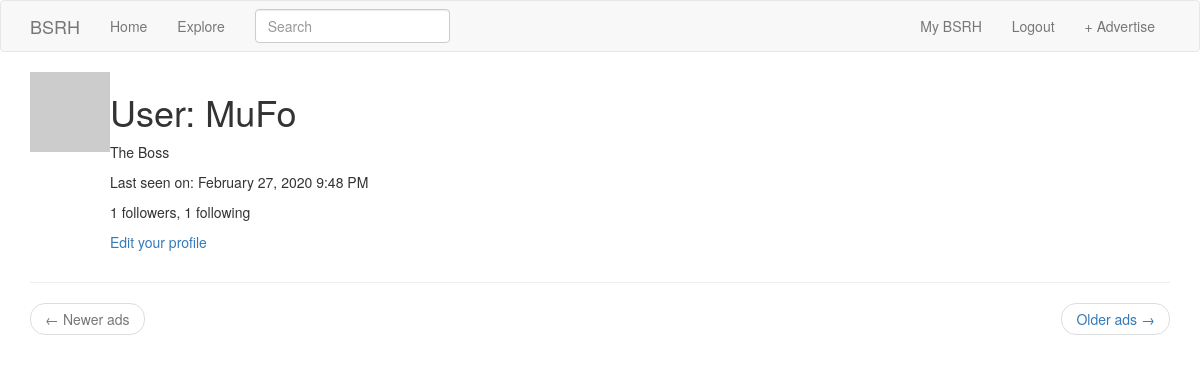
The app's page /user/MuFo (signed in), older data.
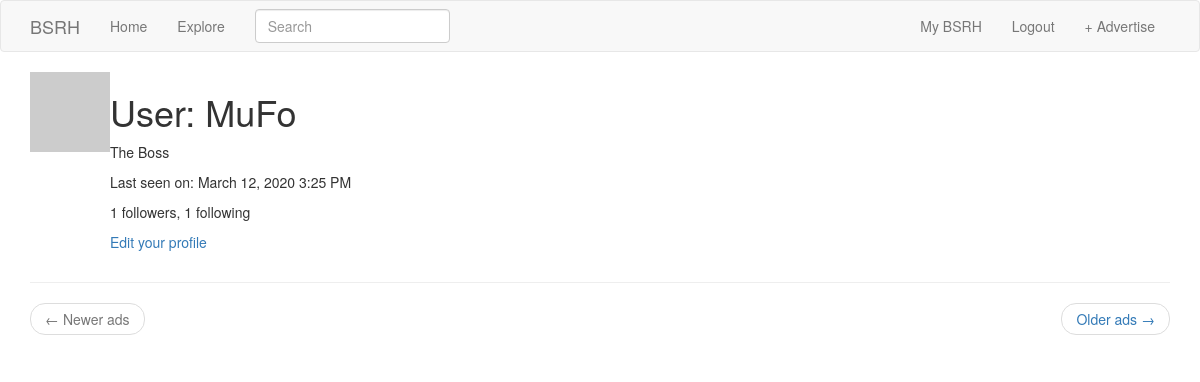
The same page, newer data.
### app/models.py (models this page shows, shortened)
class User(UserMixin, db.Model):
    id = db.Column(db.Integer, primary_key=True)
    username = db.Column(db.String(64), index=True, unique=True)
    email = db.Column(db.String(120), index=True, unique=True)
    password_hash = db.Column(db.String(128))
    ads = db.relationship('Ad', backref='author', lazy='dynamic')
    about_me = db.Column(db.String(140))
    last_seen = db.Column(db.DateTime, default=datetime.utcnow)
    followed = db.relationship(
        'User', secondary=followers,
        primaryjoin=(followers.c.follower_id == id),
        secondaryjoin=(followers.c.followed_id == id),
        backref=db.backref('followers', lazy='dynamic'), lazy='dynamic')
    def avatar(self, size):
        digest = md5(self.email.lower().encode('utf-8')).hexdigest()
        return 'https://www.gravatar.com/avatar/{}?d=identicon&s={}'.format(digest, size)

### app/main/routes.py (the view)
@bp.route('/user/<username>')
@login_required
def user(username):
    user = User.query.filter_by(username=username).first_or_404()
    page = request.args.get('page', 1, type=int)
    ads = user.ads.order_by(Ad.timestamp.desc()).paginate(page, current_app.config['ADS_PER_PAGE'], False)
    next_url = url_for('main.user', username=user.username, page=ads.next_num) \
        if ads.has_next else None
    prev_url = url_for('main.user', username=user.username, page=ads.prev_num) \
        if ads.has_prev else None
    return render_template('user.html', user=user, ads=ads.items,
                           next_url=next_url, prev_url=prev_url)

### app/main/forms.py
class SearchForm(FlaskForm):
    q = StringField(_l('Search'), validators=[DataRequired()])
    def __init__(self, *args, **kwargs):
        if 'formdata' not in kwargs:
            kwargs['formdata'] = request.args
        if 'csrf_enabled' not in kwargs:
            kwargs['csrf_enabled'] = False
        super(SearchForm, self).__init__(*args, **kwargs)

### app/main/routes.py (called while the page is built)
@bp.before_request
def before_request():
    if current_user.is_authenticated:
        current_user.last_seen = datetime.utcnow()
    g.locale = str(get_locale())

@bp.before_app_request
def before_request():
    if current_user.is_authenticated:
        current_user.last_seen = datetime.utcnow()
        db.session.commit()
        g.search_form = SearchForm()
    g.locale = str(get_locale())

### app/models.py (called while the page is built)
@login.user_loader
def load_user(id):
    return User.query.get(int(id))

    @classmethod
    def before_commit(cls, session):
        session._changes = {
            'add': list(session.new),
            'update': list(session.dirty),
            'delete': list(session.deleted)
        }

    @classmethod
    def after_commit(cls, session):
        for obj in session._changes['add']:
            if isinstance(obj, SearchableMixin):
                add_to_index(obj.__tablename__, obj)
        for obj in session._changes['update']:
            if isinstance(obj, SearchableMixin):
                add_to_index(obj.__tablename__, obj)
        for obj in session._changes['delete']:
            if isinstance(obj, SearchableMixin):
                remove_from_index(obj.__tablename__, obj)
        session._changes = None

### app/templates/user.html
{% extends "base.html" %}
{% block app_content %}
    <table>
        <tr valign="top">
            <td><img src="{{ user.avatar(128) }}"></td>
            <td>
                <h1>{{ _('User') }}: {{ user.username }}</h1>
                {% if user.about_me %}
                    <p>
                        {{ user.about_me }}
                    </p>
                {% endif %}
                {% if user.last_seen %}
                    <p>{{ _('Last seen on') }}: {{ moment(user.last_seen).format('LLL') }}</p>
                {% endif %}
                <p>
                    {{ _('%(count)d followers', count=user.followers.count()) }},
                    {{ _('%(count)d following', count=user.followed.count()) }}
                </p>
                {% if user == current_user %}
                    <p><a href="{{ url_for('main.edit_profile') }}">{{ _('Edit your profile') }}</a></p>
                {% elif not current_user.is_following(user) %}
                    <p><a href="{{ url_for('main.follow', username=user.username) }}">{{ _('Follow') }}</a></p>
                {% else %}
                    <p><a href="{{ url_for('main.unfollow', username=user.username) }}">{{ _('Unfollow') }}</a></p>
                {% endif %}
            </td>
        </tr>
    </table>
    <hr>
    <nav aria-label="...">
        <ul class="pager">
            <li class="previous{% if not prev_url %} disabled{% endif %}">
                <a href="{{ prev_url or '#' }}">
                    <span aria-hidden="true">&larr;</span> {{ _('Newer ads') }}
                </a>
            </li>
            <li class="next{% if not next_url %} disabled{% endif %}">
                <a href="{{ next_url or '#' }}">
                    {{ _('Older ads') }} <span aria-hidden="true">&rarr;</span>
                </a>
            </li>
        </ul>
    </nav>
{% endblock %}

### app/templates/base.html (shortened to what this page needs)
{% extends 'bootstrap/base.html' %}
{% block styles %}
    {{super()}}
    <link rel="stylesheet" href="{{url_for('static', filename='styles/style.css')}}">
{% endblock %}
{% block navbar %}
    <nav class="navbar navbar-default justify-content-between">
        <div class="container text-center">
            <div class="navbar-header">
                    <a class="navbar-brand" href="{{ url_for('main.index') }}">BSRH</a>
            </div>
            <div class="collapse navbar-collapse" id="bs-example-navbar-collapse-1">
                <ul class="nav navbar-nav">
                    <li><a href="{{ url_for('main.index') }}">{{ _('Home') }}</a></li>
                    <li><a href="{{ url_for('main.explore') }}">{{ _('Explore') }}</a></li>
                </ul>
                {% if g.search_form %}
                <form class="navbar-form navbar-left" method="get"
                        action="{{ url_for('main.search') }}">
                    <div class="form-group">
                        {{ g.search_form.q(size=20, class='form-control',
                            placeholder=g.search_form.q.label.text) }}
                    </div>
                </form>
                {% endif %}
                <ul class="nav navbar-nav navbar-right">
                    {% if current_user.is_anonymous %}
                    <li><a href="{{ url_for('auth.login') }}">{{ _('Login') }}</a></li>
                    {% else %}
                    <li><a href="{{ url_for('main.user', username=current_user.username) }}">{{ _('My') }} BSRH</a></li>
                    <li><a href="{{ url_for('auth.logout') }}">{{ _('Logout') }}</a></li>
                    {% endif %}
                    <li><a href="{{ url_for('main.new_ad') }}">+ {{ _('Advertise') }}</a></li>
                </ul>
            </div>
        </div>
    </nav>
{% endblock %}
{% block content %}
    <div class="container">
        {% block app_content %}{% endblock %}
    </div>
{% endblock %}

Row changes from the older to the newer data that the page shows:
changed User "MuFo": last_seen "February 27, 2020 9:48 PM" → "March 12, 2020 3:25 PM"
